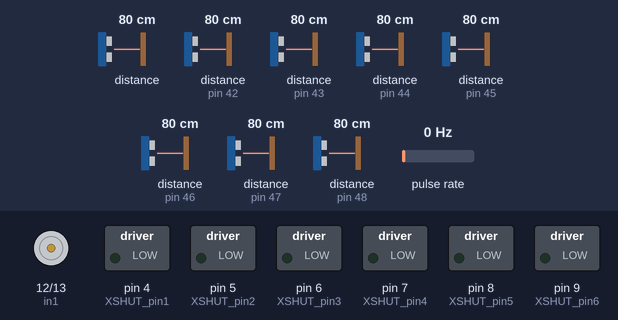
The sketch below on a simulated Arduino Uno, built with avr-gcc and run on an emulated ATmega328P. Parts: motor-driver pin pairs drawn as motors (green arrow = first pin HIGH = forward, orange = second pin HIGH = backward, longer = more drive, scaled by the enable pin), switched loads named in the sketch (green lamp = pin HIGH). Wiring (inferred from the names in the program): pulse sensor: data pin 2. Inputs (shaded band) come from the test bench; at power-on: pulse rate 0 Hz, distance to the obstacle 80 cm, distance to the obstacle (sensors on pin 42, pin 43, pin 44, pin 45, pin 46, pin 47, pin 48) 80 cm. What the sketch prints to the serial monitor is not drawn.

Above: at 0.01 s.
At 1.4 s:
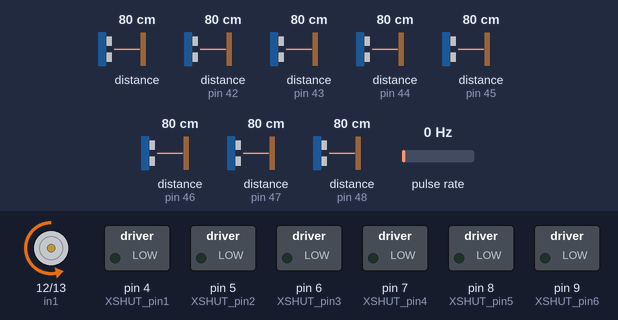
1.5 s: pulse rate (sensor on pin 2) set to 4 Hz
At 3.1 s:
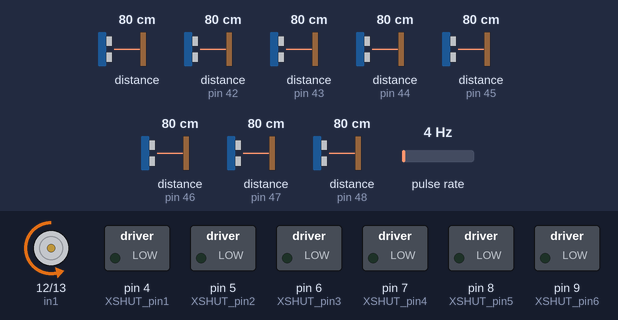
3.6 s: distance to the obstacle (sensor 0) set to 2 cm
5.7 s: distance to the obstacle (sensor on pin 42) set to 2 cm
7.6 s: distance to the obstacle (sensor on pin 43) set to 2 cm
9.8 s: distance to the obstacle (sensor on pin 44) set to 2 cm
11.4 s: distance to the obstacle (sensor on pin 45) set to 2 cm
Timing chart, 0 to 14.4 s (numbered marks = the images above; inputs shaded):
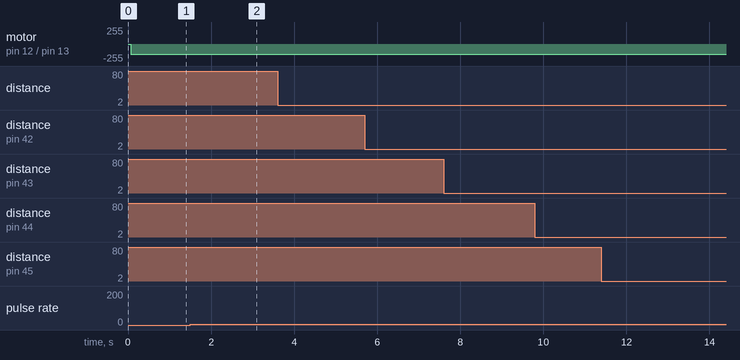

The sketch:

write_byte_output_batchwise.ino
```cpp
// I2C and Lidar Libs
#include <Wire.h>
#include <VL53L0X.h>
#include "TimerOne.h" // Interupt

#define XSHUT_pin7 10
#define XSHUT_pin6 9
#define XSHUT_pin5 8
#define XSHUT_pin4 7
#define XSHUT_pin3 6
#define XSHUT_pin2 5
#define XSHUT_pin1 4
//#define XSHUT_pin0 3 // not required for address change

//ADDRESS_DEFAULT 0b0101001 or 41
//#define Sensor0_newAddress 41 // not required for address change
#define Sensor1_newAddress 42
#define Sensor2_newAddress 43
#define Sensor3_newAddress 44
#define Sensor4_newAddress 45
#define Sensor5_newAddress 46
#define Sensor6_newAddress 47
#define Sensor7_newAddress 48

VL53L0X Sensor0;
VL53L0X Sensor1;
VL53L0X Sensor2;
VL53L0X Sensor3;
VL53L0X Sensor4;
VL53L0X Sensor5;
VL53L0X Sensor6;
VL53L0X Sensor7;

// Define Motor Pins
#define enA 11
#define in1 12
#define in2 13
int pinEncoderPos = 2; // digital sensor input

//Define Variables we'll be connecting to
int motor_power = 150; //original motor power
double goal_mspr = 500; // we want two rotations per second
volatile int mspr; // ms per rotation

// Lidar distance variables
int dist0;
int dist1;
int dist2;
int dist3;
int dist4;
int dist5;
int dist6;
int dist7;

// Lidar sensor angle variables
int angle0;
int angle1;
int angle2;
int angle3;
int angle4;
int angle5;
int angle6;
int angle7;

int max_range = 3000;

// for the interupt
volatile int angle = 0;
volatile float ratio = 0;
volatile bool zeroPos = false;
volatile int tickDurationLastTime = 10;
volatile int tickDuration = 1;
volatile int tickAngle = 0;
volatile unsigned long tickLastTime = 0;
volatile unsigned long msLastTime = 0;

//############################################
//##               SETUP                    ##
//############################################
void setup()
{
  /*WARNING*/

  //Shutdown pins of VL53L0X ACTIVE-LOW-ONLY NO TOLERANT TO 5V will fry them
  //pinMode(XSHUT_pin0, OUTPUT); // not required for address change
  pinMode(XSHUT_pin1, OUTPUT);
  pinMode(XSHUT_pin2, OUTPUT);
  pinMode(XSHUT_pin3, OUTPUT);
  pinMode(XSHUT_pin4, OUTPUT);
  pinMode(XSHUT_pin5, OUTPUT);
  pinMode(XSHUT_pin6, OUTPUT);
  pinMode(XSHUT_pin7, OUTPUT);

  //Motor
  pinMode(enA, OUTPUT); //PWM for rotation speed
  pinMode(in1, OUTPUT);
  pinMode(in2, OUTPUT);

  // Sensor
  Serial.begin(115200);
  pinMode (pinEncoderPos, INPUT);

  // start I2C for lidars
  Wire.begin();

  //Change address of sensor and power up next one
  Sensor7.setAddress(Sensor7_newAddress);
  pinMode(XSHUT_pin7, INPUT);
  delay(10); //For power-up procedure t-boot max 1.2ms "Datasheet: 2.9 Power sequence"

  Sensor6.setAddress(Sensor6_newAddress);
  pinMode(XSHUT_pin6, INPUT);
  delay(10); //For power-up procedure t-boot max 1.2ms "Datasheet: 2.9 Power sequence"

  Sensor5.setAddress(Sensor5_newAddress);
  pinMode(XSHUT_pin5, INPUT);
  delay(10); //For power-up procedure t-boot max 1.2ms "Datasheet: 2.9 Power sequence"

  Sensor4.setAddress(Sensor4_newAddress);
  pinMode(XSHUT_pin4, INPUT);
  delay(10); //For power-up procedure t-boot max 1.2ms "Datasheet: 2.9 Power sequence"

  Sensor3.setAddress(Sensor3_newAddress);
  pinMode(XSHUT_pin3, INPUT);
  delay(10); //For power-up procedure t-boot max 1.2ms "Datasheet: 2.9 Power sequence"

  Sensor2.setAddress(Sensor2_newAddress);
  pinMode(XSHUT_pin2, INPUT);
  delay(10); //For power-up procedure t-boot max 1.2ms "Datasheet: 2.9 Power sequence"

  Sensor1.setAddress(Sensor1_newAddress);
  pinMode(XSHUT_pin1, INPUT);
  delay(10); //For power-up procedure t-boot max 1.2ms "Datasheet: 2.9 Power sequence"

  //Sensor0.setAddress(Sensor0_newAddress);
  //pinMode(XSHUT_pin0, INPUT);
  //delay(10); //For power-up procedure t-boot max 1.2ms "Datasheet: 2.9 Power sequence"


  Sensor0.init();
  Sensor1.init();
  Sensor2.init();
  Sensor3.init();
  Sensor4.init();
  Sensor5.init();
  Sensor6.init();
  Sensor7.init();


  Sensor0.setMeasurementTimingBudget(20000);
  Sensor1.setMeasurementTimingBudget(20000);
  Sensor2.setMeasurementTimingBudget(20000);
  Sensor3.setMeasurementTimingBudget(20000);
  Sensor4.setMeasurementTimingBudget(20000);
  Sensor5.setMeasurementTimingBudget(20000);
  Sensor6.setMeasurementTimingBudget(20000);
  Sensor7.setMeasurementTimingBudget(20000);

  // Start continuous back-to-back mode (take readings as
  // fast as possible).  To use continuous timed mode
  // instead, provide a desired inter-measurement period in
  // ms (e.g. sensor.startContinuous(100)).
  Sensor0.startContinuous();
  Sensor1.startContinuous();
  Sensor2.startContinuous();
  Sensor3.startContinuous();
  Sensor4.startContinuous();
  Sensor5.startContinuous();
  Sensor6.startContinuous();
  Sensor7.startContinuous();

  // Spin Motor
  digitalWrite(in1, LOW);
  digitalWrite(in2, HIGH);

  Timer1.initialize(1389); // 720deg in 1 second, so 1 deg every 1/720 sec
  Timer1.attachInterrupt(timer);

  //Serial.println("Ready");
  attachInterrupt(digitalPinToInterrupt(pinEncoderPos), encoderTick, RISING);

  // init at half speed
  analogWrite(enA, motor_power); // 0-255
  delay(200);

}


//############################################
//##           EXTRA FUNCTIONS              ##
//############################################
void timer(){
  angle++; // set to next angle step
}

// Only triggered when switch High->Low (so if a tooth comes into view) (gap is HIGH)
void encoderTick(){
  volatile unsigned long ms = millis();
  volatile int tickDuration = ms-tickLastTime;   // compute transition time

  // Filter False Interupts
  if (tickDuration > 1){ // DO NOT COMMENT OUT!
    // This is a hardcoded value depending on the 2Hz frequency, adjust accordinly for slower or faster rotations
    if (2*tickDuration>3*tickDurationLastTime && tickDuration>50){
        // zero pos
        zeroPos = true;
        tickAngle = 0;     // reset angle to zero
        angle = tickAngle;
        mspr = ms-msLastTime; // Milliseconds per rotations
        msLastTime = ms;
    } else {
      tickAngle+=24; // 360deg divided by the "15" teeth
      angle = tickAngle; // We are at a tooth, so pull the angle
    }

    tickLastTime = ms; // remember transition time
    tickDurationLastTime = tickDuration; // remember duration time

  }

}


//############################################
//##               MAIN LOOP                ##
//############################################

void loop()
{

  if (zeroPos){

      zeroPos = false;

      // send the zero sync
      Serial.write(254); // START Codon 1
      Serial.write(253); // START Codon 2

      Serial.write(0xFF);
      Serial.write(0xFF);
      Serial.write(0xFF);
      Serial.write(0xFF);

      Serial.write(0xFF);
      Serial.write(0xFF);
      Serial.write(0xFF);
      Serial.write(0xFF);

      Serial.write(0xFF);
      Serial.write(0xFF);
      Serial.write(0xFF);
      Serial.write(0xFF);

      Serial.write(0xFF);
      Serial.write(0xFF);
      Serial.write(0xFF);
      Serial.write(0xFF);

      Serial.write(0xFF);
      Serial.write(0xFF);
      Serial.write(0xFF);
      Serial.write(0xFF);

      Serial.write(0xFF);
      Serial.write(0xFF);
      Serial.write(0xFF);
      Serial.write(0xFF);

      Serial.write(0xFF);
      Serial.write(0xFF);
      Serial.write(0xFF);
      Serial.write(0xFF);

      Serial.write(0xFF);
      Serial.write(0xFF);
      Serial.write(0xFF);
      Serial.write(0xFF);

      Serial.write(252); // END Codon 1
      Serial.write(251); // END Codon 2
      Serial.flush();

      if(mspr>goal_mspr+5){ // we take too long for one rotation, speed up
        motor_power++;
      }
      else if(mspr<goal_mspr-5){ // we take too short for one rotation, slow down
        motor_power--;
      }
      motor_power = constrain(motor_power, 0, 255); // analogWrite wraps above 255 and would stop the motor
      analogWrite(enA, int(motor_power));


  }

  dist0 = Sensor0.readRangeContinuousMillimeters();
  angle0 = angle;

  dist1 = Sensor1.readRangeContinuousMillimeters();
  angle1 = angle;

  dist2 = Sensor2.readRangeContinuousMillimeters();
  angle2 = angle;

  dist3 = Sensor3.readRangeContinuousMillimeters();
  angle3 = angle;

  dist4 = Sensor4.readRangeContinuousMillimeters();
  angle4 = angle;

  dist5 = Sensor5.readRangeContinuousMillimeters();
  angle5 = angle;

  dist6 = Sensor6.readRangeContinuousMillimeters();
  angle6 = angle;

  dist7 = Sensor7.readRangeContinuousMillimeters();
  angle7 = angle;

  if (dist0 > max_range){dist0=max_range;}
  if (dist1 > max_range){dist1=max_range;}
  if (dist2 > max_range){dist2=max_range;}
  if (dist3 > max_range){dist3=max_range;}
  if (dist4 > max_range){dist4=max_range;}
  if (dist5 > max_range){dist5=max_range;}
  if (dist6 > max_range){dist6=max_range;}
  if (dist7 > max_range){dist7=max_range;}

  Serial.write(254); // START Codon 1
  Serial.write(253); // START Codon 2

  Serial.write(angle0 >> 8);
  Serial.write(angle0 & 0xFF);
  Serial.write(dist0 >> 8);
  Serial.write(dist0 & 0xFF);

  Serial.write(angle1 >> 8);
  Serial.write(angle1 & 0xFF);
  Serial.write(dist1 >> 8);
  Serial.write(dist1 & 0xFF);

  Serial.write(angle2 >> 8);
  Serial.write(angle2 & 0xFF);
  Serial.write(dist2 >> 8);
  Serial.write(dist2 & 0xFF);

  Serial.write(angle3 >> 8);
  Serial.write(angle3 & 0xFF);
  Serial.write(dist3 >> 8);
  Serial.write(dist3 & 0xFF);

  Serial.write(angle4 >> 8);
  Serial.write(angle4 & 0xFF);
  Serial.write(dist4 >> 8);
  Serial.write(dist4 & 0xFF);

  Serial.write(angle5 >> 8);
  Serial.write(angle5 & 0xFF);
  Serial.write(dist5 >> 8);
  Serial.write(dist5 & 0xFF);

  Serial.write(angle6 >> 8);
  Serial.write(angle6 & 0xFF);
  Serial.write(dist6 >> 8);
  Serial.write(dist6 & 0xFF);

  Serial.write(angle7 >> 8);
  Serial.write(angle7 & 0xFF);
  Serial.write(dist7 >> 8);
  Serial.write(dist7 & 0xFF);

  Serial.write(252); // END Codon 1
  Serial.write(251); // END Codon 2
  Serial.flush();
}
```

Measured:
- after the input at 1.5 s, motor on pin 12 (in1) / pin 13 (in2): backward 150/255 → backward 151/255 after 0.38 s
- after the input at 3.6 s, every drawn part: stays the same
- after the input at 5.7 s, every drawn part: stays the same
- after the input at 7.6 s, every drawn part: stays the same
- after the input at 9.8 s, every drawn part: stays the same
- after the input at 11.4 s, every drawn part: stays the same
